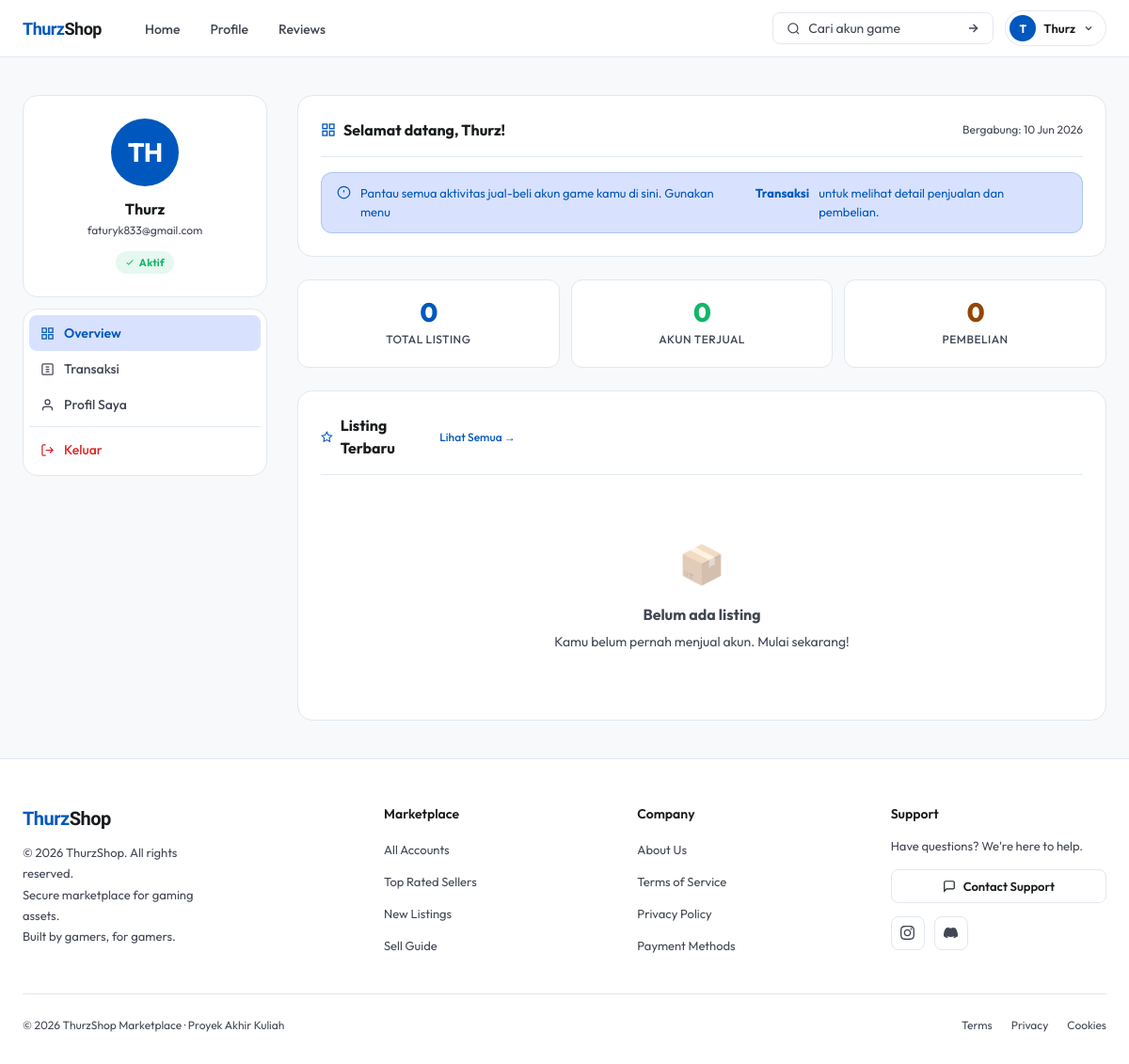
Page /pages/users/dashboard.php (signed in) on the committed database.
### tables this page shows
CREATE TABLE `users` (
  `ID_User` int(11) NOT NULL,
  `username` varchar(50) NOT NULL,
  `email` varchar(100) NOT NULL,
  `password` varchar(255) NOT NULL,
  `full_name` varchar(100) DEFAULT NULL,
  `phone_number` varchar(20) DEFAULT NULL,
  `role` enum('admin','user') NOT NULL DEFAULT 'user',
  `status` enum('active','banned') NOT NULL DEFAULT 'active',
  `created_at` timestamp NOT NULL DEFAULT current_timestamp()
);

### pages/users/dashboard.php (the view, shortened to what this page needs)
<?php
include '../../includes/db.php';
include '../../includes/header.php';
$user_id = (int) $_SESSION['user']['ID_User'];
$stmt = mysqli_prepare($conn, "SELECT * FROM users WHERE ID_User = ?");
mysqli_stmt_bind_param($stmt, 'i', $user_id);
mysqli_stmt_execute($stmt);
$result = mysqli_stmt_get_result($stmt);
$user   = mysqli_fetch_assoc($result);
$stmt2 = mysqli_prepare($conn,
    "SELECT al.*, g.name AS game_name, g.image_url AS game_image
     FROM account_listing al
     JOIN games g ON al.game_id = g.id
     WHERE al.user_id = ?
     ORDER BY al.created_at DESC"
);
mysqli_stmt_bind_param($stmt2, 'i', $user_id);
mysqli_stmt_execute($stmt2);
$listings = mysqli_fetch_all(mysqli_stmt_get_result($stmt2), MYSQLI_ASSOC);
$total_listings = count($listings);
$sold_count     = count(array_filter($listings, fn($l) => $l['status'] === 'sold'));
$stmt3 = mysqli_prepare($conn,
    "SELECT o.*, al.title, al.rank, al.level, al.image_url AS listing_image,
            g.name AS game_name, g.image_url AS game_image,
            seller.username AS seller_name,
            p.payment_status, p.payment_method, p.payment_proof, p.paid_at
     FROM orders o
     JOIN account_listing al ON o.listing_id = al.listing_id
     JOIN games g ON al.game_id = g.id
     LEFT JOIN users seller ON al.user_id = seller.ID_User
     LEFT JOIN payment p ON o.order_id = p.order_id
     WHERE o.user_id = ?
     ORDER BY o.created_at DESC"
);
mysqli_stmt_bind_param($stmt3, 'i', $user_id);
mysqli_stmt_execute($stmt3);
$purchases = mysqli_fetch_all(mysqli_stmt_get_result($stmt3), MYSQLI_ASSOC);
$purchase_count     = count($purchases);
$initial = strtoupper(mb_substr($user['username'], 0, 2));
?>
<link rel="stylesheet" href="<?php echo $base_url; ?>assets/page/css/userdashboard.css" />
<div class="dashboard-wrapper">
  <aside class="db-sidebar">
    <div class="db-profile-card">
      <div class="db-avatar"><?php echo htmlspecialchars($initial); ?></div>
      <div class="db-profile-name"><?php echo htmlspecialchars($user['username']); ?></div>
      <div class="db-profile-email"><?php echo htmlspecialchars($user['email']); ?></div>
      <span class="db-profile-badge">
        <svg width="10" height="10" fill="none" stroke="currentColor" stroke-width="2.5" viewBox="0 0 24 24"><polyline points="20 6 9 17 4 12"/></svg>
        Aktif
      </span>
    </div>
    <nav class="db-nav" aria-label="Dashboard menu">
      <button class="db-nav-item" data-panel="overview">
        <svg width="15" height="15" fill="none" stroke="currentColor" stroke-width="2" viewBox="0 0 24 24"><rect x="3" y="3" width="7" height="7"/><rect x="14" y="3" width="7" height="7"/><rect x="14" y="14" width="7" height="7"/><rect x="3" y="14" width="7" height="7"/></svg>
        Overview
      </button>
      <button class="db-nav-item" data-panel="transaksi">
        <svg width="15" height="15" fill="none" stroke="currentColor" stroke-width="2" viewBox="0 0 24 24"><path d="M9 12h6M9 16h6M9 8h6M5 3h14a2 2 0 0 1 2 2v14a2 2 0 0 1-2 2H5a2 2 0 0 1-2-2V5a2 2 0 0 1 2-2z"/></svg>
        Transaksi
      </button>
      <button class="db-nav-item" data-panel="profil">
        <svg width="15" height="15" fill="none" stroke="currentColor" stroke-width="2" viewBox="0 0 24 24"><path d="M20 21v-2a4 4 0 0 0-4-4H8a4 4 0 0 0-4 4v2"/><circle cx="12" cy="7" r="4"/></svg>
        Profil Saya
      </button>
      <hr class="db-nav-divider">
      <a href="<?php echo $base_url; ?>pages/logout.php" class="db-nav-item db-nav-item--danger">
        <svg width="15" height="15" fill="none" stroke="currentColor" stroke-width="2" viewBox="0 0 24 24"><path d="M9 21H5a2 2 0 0 1-2-2V5a2 2 0 0 1 2-2h4M16 17l5-5-5-5M21 12H9"/></svg>
        Keluar
      </a>
    </nav>
  </aside>
  <main class="db-main">
    <section id="panel-overview" class="db-panel">
      <div class="db-card">
        <div class="db-card-header">
          <span class="db-card-title">
            <svg width="16" height="16" fill="none" stroke="currentColor" stroke-width="2" viewBox="0 0 24 24"><rect x="3" y="3" width="7" height="7"/><rect x="14" y="3" width="7" height="7"/><rect x="14" y="14" width="7" height="7"/><rect x="3" y="14" width="7" height="7"/></svg>
            Selamat datang, <?php echo htmlspecialchars($user['full_name'] ?: $user['username']); ?>!
          </span>
          <span style="font-size:12px;color:var(--muted);">
            Bergabung: <?php echo date('d M Y', strtotime($user['created_at'])); ?>
          </span>
        </div>
        <div class="db-alert db-alert-info">
          <svg width="15" height="15" fill="none" stroke="currentColor" stroke-width="2" viewBox="0 0 24 24"><circle cx="12" cy="12" r="10"/><line x1="12" y1="8" x2="12" y2="12"/><line x1="12" y1="16" x2="12.01" y2="16"/></svg>
          Pantau semua aktivitas jual-beli akun game kamu di sini. Gunakan menu <strong>Transaksi</strong> untuk melihat detail penjualan dan pembelian.
        </div>
      </div>
      <div class="db-stats">
        <div class="db-stat">
          <div class="db-stat-value blue"><?php echo $total_listings; ?></div>
          <div class="db-stat-label">Total Listing</div>
        </div>
        <div class="db-stat">
          <div class="db-stat-value green"><?php echo $sold_count; ?></div>
          <div class="db-stat-label">Akun Terjual</div>
        </div>
        <div class="db-stat">
          <div class="db-stat-value orange"><?php echo $purchase_count; ?></div>
          <div class="db-stat-label">Pembelian</div>
        </div>
      </div>
      <div class="db-card">
        <div class="db-card-header">
          <span class="db-card-title">
            <svg width="15" height="15" fill="none" stroke="currentColor" stroke-width="2" viewBox="0 0 24 24"><path d="M12 2l3.09 6.26L22 9.27l-5 4.87 1.18 6.88L12 17.77l-6.18 3.25L7 14.14 2 9.27l6.91-1.01L12 2z"/></svg>
            Listing Terbaru
          </span>
          <button class="db-nav-item" data-panel="transaksi" style="padding:6px 12px;font-size:12px;color:var(--blue);">Lihat Semua →</button>
        </div>
        <?php if (empty($listings)): ?>
          <div class="db-empty">
            <div class="db-empty-icon">📦</div>
            <strong>Belum ada listing</strong>
            <p>Kamu belum pernah menjual akun. Mulai sekarang!</p>
          </div>
        <?php endif; ?>
      </div>
    </section>
  </main>
</div>
<?php include '../../includes/footer.php'; ?>

### assets/style.css (style rules this page uses)
*, *::before, *::after { box-sizing: border-box; margin: 0; padding: 0; }
:root { --white: #ffffff; --bg: #f7f9fb; --bg2: #f2f4f6; --bg3: #eceef0; --border: #e2e8f0; --border-strong: #c2c6d6; --card-bg: #ffffff; --text: #191c1e; --muted: #424754; --blue: #0058be; --blue-dk: #004395; --blue-lt: #d8e2ff; --blue-container: #2170e4; --green: #12b76a; --orange: #924700; --shadow: 0px 4px 12px rgba(0, 0, 0, 0.05); --shadow-lg: 0px 20px 25px rgba(0, 0, 0, 0.10); --radius-sm: 0.25rem; --radius: 0.5rem; --radius-md: 0.75rem; --radius-lg: 1rem; --radius-xl: 1.5rem; --radius-full: 9999px; --space-1: 8px; --space-2: 16px; --space-3: 24px; --space-4: 32px; --space-5: 40px; --space-6: 48px; --space-7: 56px; --space-8: 64px; --container: 1280px; --gutter: 24px; }
html { scroll-behavior: smooth; }
body { font-family: 'Outfit', sans-serif; background: var(--bg); color: var(--text); font-size: 16px; line-height: 1.5; -webkit-font-smoothing: antialiased; }
a { text-decoration: none; color: inherit; }

### includes/header.php (style rules this page uses)
nav { position: sticky; top: 0; z-index: 100; background: rgba(255, 255, 255, 0.92); backdrop-filter: blur(12px); border-bottom: 1px solid var(--border); }

### rows in the picture
users: username "TH", username "Thurz", email "faturyk833@gmail.com", full_name "Thurz", created_at "10 Jun 2026"

### other values in the picture
$nav_initial "T"
$nav_username "Thurz"
$total_listings "0"
$sold_count "0"
$purchase_count "0"
